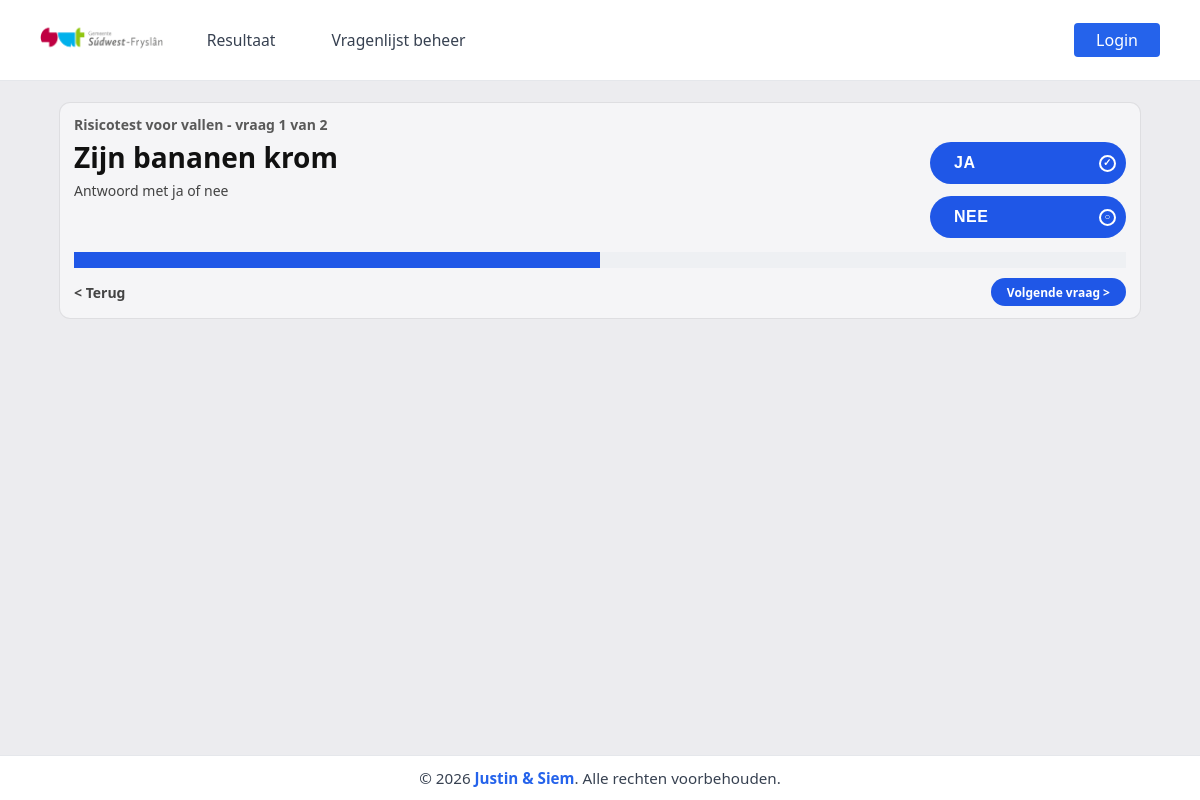
Page /vragen/ on the earlier database version.
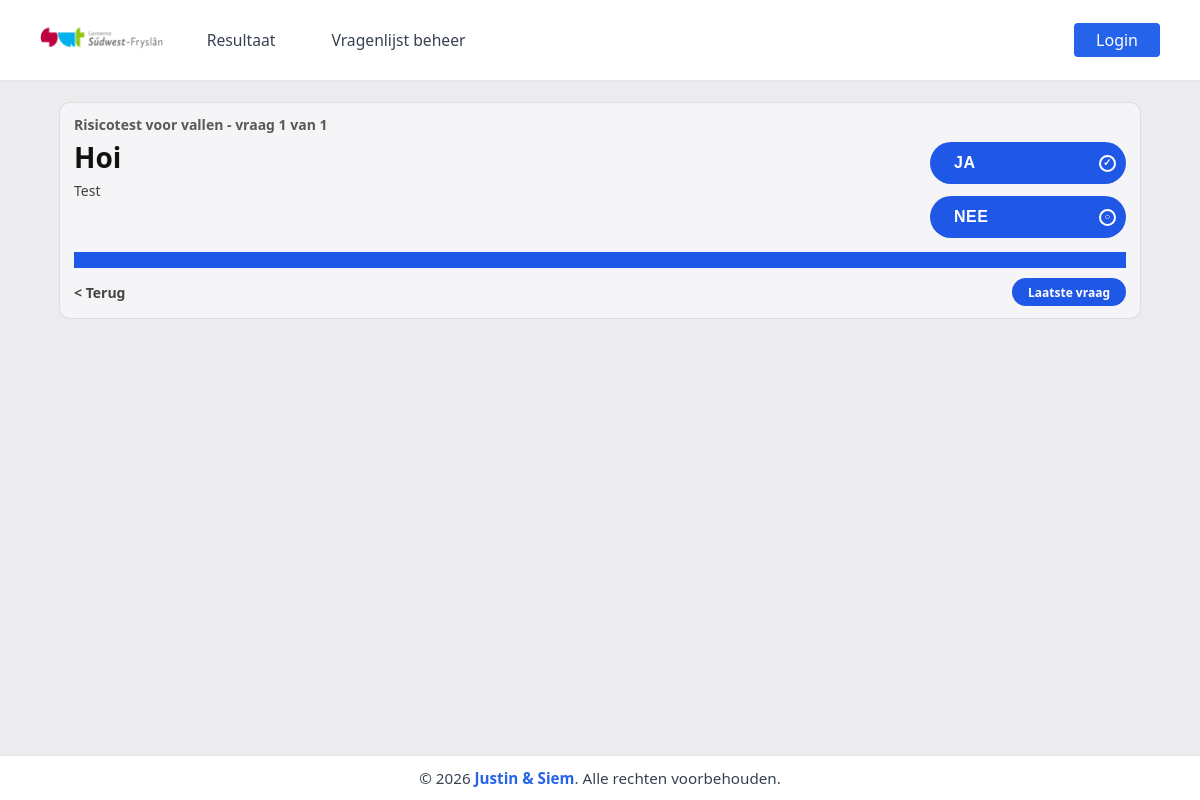
Same page on the later database version.
### home/models.py (models this page shows, shortened)
class Vragen(models.Model):
	vraag = models.CharField(max_length=255)
	extra_info = models.CharField(max_length=255, blank=True)
	weging = models.IntegerField()
	volgorde = models.IntegerField()

### vragen/views.py (the view, shortened to what this page needs)
# urls.py: path('', views.index, name='index'),
def index(request):
    vragen_lijst = list(Vragen.objects.order_by("volgorde", "id"))
    totaal = len(vragen_lijst)
    huidige_index = _parse_index(request.GET.get("stap"), totaal)
    huidige_vraag = vragen_lijst[huidige_index]
    extra_info_regels = [
        regel.strip()
        for regel in (huidige_vraag.extra_info or "").splitlines()
        if regel.strip()
    ]
    extra_info_intro = extra_info_regels[0] if extra_info_regels else ""
    extra_info_subtitel = extra_info_regels[1] if len(extra_info_regels) > 1 else ""
    extra_info_punten = [
        regel.lstrip("-• ").strip()
        for regel in extra_info_regels[2:]
        if regel.lstrip("-• ").strip()
    ]
    is_klaar = request.GET.get("klaar") == "1"
    voortgang = int(((huidige_index + 1) / totaal) * 100)
    return render(
        request,
        "vragen/vragen.html",
        {
            "heeft_vragen": True,
            "vraag": huidige_vraag,
            "extra_info_intro": extra_info_intro,
            "extra_info_subtitel": extra_info_subtitel,
            "extra_info_punten": extra_info_punten,
            "stap": huidige_index + 1,
            "totaal": totaal,
            "voortgang": voortgang,
            "kan_terug": huidige_index > 0,
            "terug_stap": huidige_index - 1,
            "is_laatste": huidige_index == totaal - 1,
            "is_klaar": is_klaar,
        },
    )

### vragen/views.py (called while the page is built)
def _parse_index(raw_value: str, total: int) -> int:
    try:
        value = int(raw_value)
    except (TypeError, ValueError):
        value = 0
    if total <= 0:
        return 0
    return max(0, min(value, total - 1))

### vragen/templates/vragen/vragen.html (shortened to what this page needs)
{% extends 'base.html' %} {% load static %}  {% block extra_head %}
<link rel="stylesheet" href="{% static 'vragen/vragen.css' %}" />
{% endblock %} {% block content %}
<main class="vragen-wrap">
  <section class="vragen-card" aria-label="Risicotest voor vallen">
    {% if not heeft_vragen %}
    <h1>Risicotest voor vallen</h1>
    <p class="vragen-step">Er staan nog geen vragen in de database.</p>
    {% else %}
    <p class="vragen-step">
      Risicotest voor vallen - vraag {{ stap }} van {{ totaal }}
    </p>
    <div class="vragen-body">
      <div class="vraag-blok">
        <h2>{{ vraag.vraag }}</h2>
        {% if extra_info_intro %}
        <p class="vraag-info">{{ extra_info_intro }}</p>
        {% endif %}
      </div>
      <form method="post" class="keuze-form" aria-label="Kies ja of nee">
        <button class="btn-keuze" type="submit" name="keuze" value="ja">
          JA
          <span class="btn-icon" aria-hidden="true">&#10003;</span>
        </button>
        <button class="btn-keuze" type="submit" name="keuze" value="nee">
          NEE
          <span class="btn-icon" aria-hidden="true">&#9675;</span>
        </button>
      </form>
    </div>
    <div class="progress" aria-hidden="true">
      <div class="progress-bar" style="width: {{ voortgang }}%"></div>
      <span class="progress-label" style="left: calc({{ voortgang }}% - 18px)"
        >{{ voortgang }}%</span
      >
    </div>
    <div class="vragen-nav">
      {% if kan_terug %}
      <a class="link-nav" href="/vragen/?stap={{ terug_stap }}">&lt; Terug</a>
      {% else %}
      <span class="link-nav" aria-hidden="true">&lt; Terug</span>
      {% endif %} {% if is_laatste %}
      <span class="btn-nav" aria-hidden="true">Laatste vraag</span>
      {% else %}
      <a class="btn-nav" href="/vragen/?stap={{ stap }}">Volgende vraag &gt;</a>
      {% endif %}
    </div>
    {% endif %}
  </section>
</main>
{% endblock %}

Differences in the rows shown:
removed Vragen: vraag "Zijn bananen krom", extra_info "Antwoord met ja of nee"
added Vragen: vraag "Hoi", extra_info "Test"
Other differences:
{{ totaal }}: "2" → "1"
{{ voortgang }}: 50 → 100 (drawn)
text no longer shown: "Volgende vraag >"
text now shown: "Laatste vraag"
